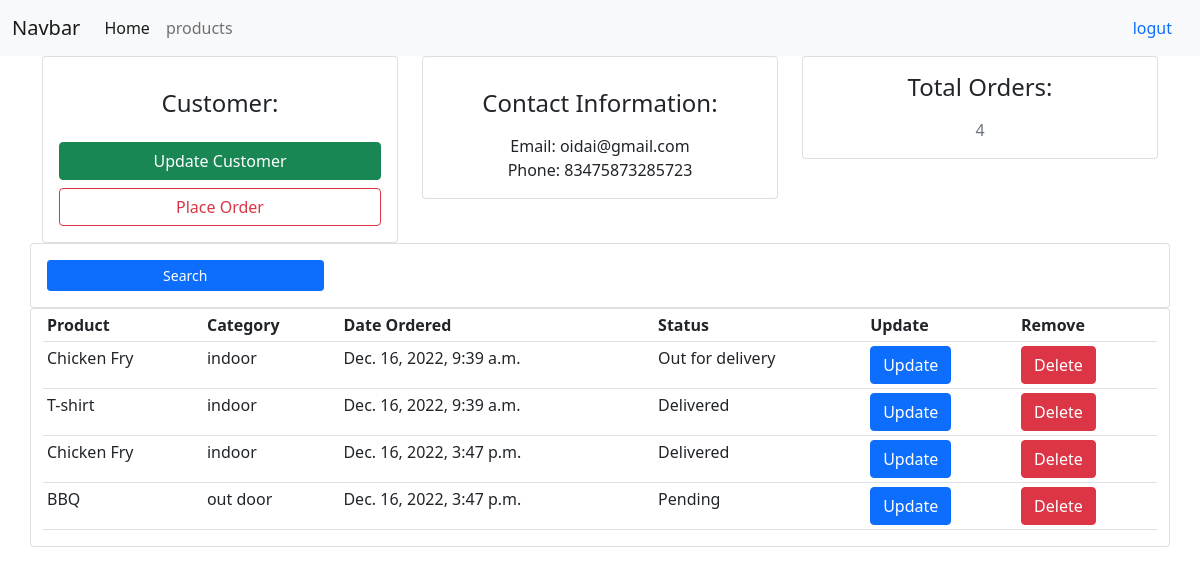
The page /customer/3/ (signed in) on the database its author committed.
### accounts/models.py (models this page shows, shortened)
class Customer(models.Model):
    Name=models.CharField(max_length=200,null=True)
    Phone=models.CharField(max_length=200, null=True)
    Email=models.CharField(max_length=200, null=True)
    Date_Created=models.DateTimeField(auto_now_add=True,null=True)

class Order(models.Model):
    STATUS=(
        ('Pending','Pending'),
        ('Out for delivery','Out for delivery'),
        ('Delivered','Delivered')
    )
    customer=models.ForeignKey(Customer,null=True,on_delete=models.SET_NULL)
    product=models.ForeignKey(Product,null=True,on_delete=models.SET_NULL)
    Date_Created=models.DateTimeField(auto_now_add=True,null=True)
    status=models.CharField(max_length=200,null=True, choices=STATUS)

class Product(models.Model):
    CATEGORY=(
        ('indoor','indoor'),
        ('out door','out door')
    )
    Name=models.CharField(max_length=200,null=True)
    price=models.IntegerField(default=None)
    category=models.CharField(max_length=200,null=True, choices=CATEGORY)
    description=models.CharField(max_length=200,null=True)
    Date_Created=models.DateTimeField(auto_now_add=True,null=True)
    tags=models.ManyToManyField(Tag)

### accounts/decorators.py (the view)
        def wrapper_func(request,*args, **kwargs):
            group=None
            if request.user.groups.exists():
                group=request.user.groups.all()[0].name
            if group in allowed_roles:
                return view_func(request,*args, **kwargs)
            else:
                return HttpResponse('404 page not found')

### accounts/views.py (called while the page is built)
@login_required(login_url='login')
@allowed_users(allowed_roles=['admin'])
def customers(request,pk_id):
    customer=Customer.objects.get(id=pk_id)
    orders=customer.order_set.all()
    order_count=orders.count()
    data={
        'customer':customer,
        'orders':orders,
        'order_count':order_count
    }
    return render(request,'customer.html',data)

### template/customer.html
{% extends "base.html" %}
{% block body %}
<div class="container">
  <div class="row">
    <div class="col-md-4">
      <div class="card text-center card-sm py-3 px-3">
        <h4 class="my-3">Customer:</h4>
        <a class="btn btn-success my-2 w-100" href="#">Update Customer</a>
        <a class="btn btn-outline-danger w-100" href="{% url 'create_order' customer.id %}">Place Order</a>
      </div>
    </div>
    <div class="col-md-4">
      <div class="card text-center py-3 card-sm">
        <h4 class="my-3">Contact Information:</h4>
        Email: {{customer.Email}} <br>
        Phone: {{customer.Phone}}
      </div>
    </div>
    <div class="col-md-4">
      <div class="card text-center card-sm">
        <h4 class="my-3">Total Orders:</h4>
        <p class="text-muted">{{order_count}}</p>
      </div>
    </div>
  </div>
  <div class="row">
    <div class="card card-sm px-3 py-3">
      <button class="btn btn-primary btn-sm w-25">Search</button>
    </div>
  </div>
  <div class="row">
    <div class="card card-sm">
      <table class="table table-sm py-3 px-3">
        <tr>
          <th>Product</th>
          <th>Category</th>
          <th>Date Ordered</th>
          <th>Status</th>
          <th>Update</th>
          <th>Remove</th>
        </tr>
        {% for items in orders %}
        <tr>
          <td>{{items.product.Name}}</td>
          <td>{{items.product.category}}</td>
          <td>{{items.Date_Created}}</td>
          <td>{{items.status}}</td>
          <th><a class="btn btn-primary" href="{% url 'update_order' items.id %}">Update</a></th>
          <th><a class="btn btn-danger" href="{% url 'delete_order' items.id %} ">Delete</a></th>
        </tr>
        {% endfor %}
      </table>
    </div>
  </div>
</div>
{% endblock body %}

### rows shown on the page
Customer: Email "oidai@gmail.com", Phone "83475873285723"
Order: product.Name "Chicken Fry", product.category "indoor", Date_Created "Dec. 16, 2022, 9:39 a.m.", status "Out for delivery"
Order: product.Name "T-shirt", product.category "indoor", Date_Created "Dec. 16, 2022, 9:39 a.m.", status "Delivered"
Order: product.Name "Chicken Fry", product.category "indoor", Date_Created "Dec. 16, 2022, 3:47 p.m.", status "Delivered"
Order: product.Name "BBQ", product.category "out door", Date_Created "Dec. 16, 2022, 3:47 p.m.", status "Pending"

### other values the page prints
{{ order_count }} "4"
